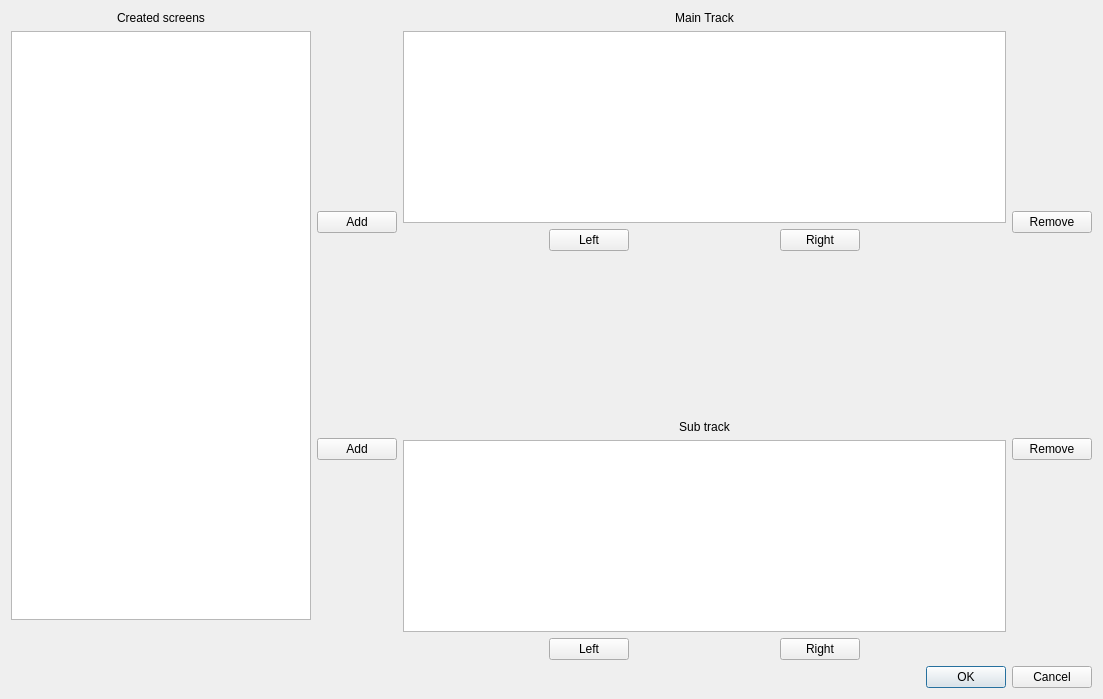
<?xml version="1.0" encoding="UTF-8"?>
<ui version="4.0">
 <class>OrderWindow</class>
 <widget class="QDialog" name="OrderWindow">
  <property name="geometry">
   <rect>
    <x>0</x>
    <y>0</y>
    <width>1103</width>
    <height>699</height>
   </rect>
  </property>
  <property name="windowTitle">
   <string>Order Logitech screens</string>
  </property>
  <property name="windowIcon">
   <iconset resource="../mainwindow.qrc">
    <normaloff>:/MainWindow/Resources/icon.png</normaloff>:/MainWindow/Resources/icon.png</iconset>
  </property>
  <layout class="QVBoxLayout" name="verticalLayout_7">
   <item>
    <layout class="QHBoxLayout" name="horizontalLayout_3">
     <item>
      <layout class="QVBoxLayout" name="verticalLayout">
       <item>
        <widget class="QLabel" name="label">
         <property name="maximumSize">
          <size>
           <width>300</width>
           <height>16777215</height>
          </size>
         </property>
         <property name="text">
          <string>Created screens</string>
         </property>
         <property name="alignment">
          <set>Qt::AlignCenter</set>
         </property>
        </widget>
       </item>
       <item>
        <widget class="QListWidget" name="CreatedScreen_listWidget">
         <property name="maximumSize">
          <size>
           <width>300</width>
           <height>16777215</height>
          </size>
         </property>
         <property name="editTriggers">
          <set>QAbstractItemView::NoEditTriggers</set>
         </property>
         <property name="flow">
          <enum>QListView::TopToBottom</enum>
         </property>
        </widget>
       </item>
       <item>
        <spacer name="verticalSpacer_8">
         <property name="orientation">
          <enum>Qt::Vertical</enum>
         </property>
         <property name="sizeType">
          <enum>QSizePolicy::Fixed</enum>
         </property>
         <property name="sizeHint" stdset="0">
          <size>
           <width>20</width>
           <height>40</height>
          </size>
         </property>
        </spacer>
       </item>
      </layout>
     </item>
     <item>
      <layout class="QVBoxLayout" name="verticalLayout_4">
       <item>
        <spacer name="verticalSpacer">
         <property name="orientation">
          <enum>Qt::Vertical</enum>
         </property>
         <property name="sizeHint" stdset="0">
          <size>
           <width>20</width>
           <height>40</height>
          </size>
         </property>
        </spacer>
       </item>
       <item>
        <widget class="QPushButton" name="AddMain_pushButton">
         <property name="text">
          <string>Add</string>
         </property>
        </widget>
       </item>
       <item>
        <spacer name="verticalSpacer_3">
         <property name="orientation">
          <enum>Qt::Vertical</enum>
         </property>
         <property name="sizeHint" stdset="0">
          <size>
           <width>20</width>
           <height>40</height>
          </size>
         </property>
        </spacer>
       </item>
       <item>
        <widget class="QPushButton" name="AddSub_pushButton">
         <property name="text">
          <string>Add</string>
         </property>
         <property name="checkable">
          <bool>false</bool>
         </property>
        </widget>
       </item>
       <item>
        <spacer name="verticalSpacer_2">
         <property name="orientation">
          <enum>Qt::Vertical</enum>
         </property>
         <property name="sizeHint" stdset="0">
          <size>
           <width>20</width>
           <height>40</height>
          </size>
         </property>
        </spacer>
       </item>
      </layout>
     </item>
     <item>
      <layout class="QVBoxLayout" name="verticalLayout_6">
       <item>
        <layout class="QVBoxLayout" name="verticalLayout_2">
         <item>
          <widget class="QLabel" name="label_2">
           <property name="text">
            <string>Main Track</string>
           </property>
           <property name="alignment">
            <set>Qt::AlignCenter</set>
           </property>
          </widget>
         </item>
         <item>
          <widget class="QListWidget" name="MainTrack_listWidget">
           <property name="editTriggers">
            <set>QAbstractItemView::NoEditTriggers</set>
           </property>
           <property name="flow">
            <enum>QListView::LeftToRight</enum>
           </property>
          </widget>
         </item>
        </layout>
       </item>
       <item>
        <layout class="QHBoxLayout" name="horizontalLayout_2">
         <item>
          <spacer name="horizontalSpacer">
           <property name="orientation">
            <enum>Qt::Horizontal</enum>
           </property>
           <property name="sizeHint" stdset="0">
            <size>
             <width>40</width>
             <height>20</height>
            </size>
           </property>
          </spacer>
         </item>
         <item>
          <widget class="QPushButton" name="LeftMain_pushButton">
           <property name="text">
            <string>Left</string>
           </property>
          </widget>
         </item>
         <item>
          <spacer name="horizontalSpacer_3">
           <property name="orientation">
            <enum>Qt::Horizontal</enum>
           </property>
           <property name="sizeHint" stdset="0">
            <size>
             <width>40</width>
             <height>20</height>
            </size>
           </property>
          </spacer>
         </item>
         <item>
          <widget class="QPushButton" name="RightMain_pushButton">
           <property name="text">
            <string>Right</string>
           </property>
          </widget>
         </item>
         <item>
          <spacer name="horizontalSpacer_2">
           <property name="orientation">
            <enum>Qt::Horizontal</enum>
           </property>
           <property name="sizeHint" stdset="0">
            <size>
             <width>40</width>
             <height>20</height>
            </size>
           </property>
          </spacer>
         </item>
        </layout>
       </item>
       <item>
        <spacer name="verticalSpacer_7">
         <property name="orientation">
          <enum>Qt::Vertical</enum>
         </property>
         <property name="sizeHint" stdset="0">
          <size>
           <width>20</width>
           <height>40</height>
          </size>
         </property>
        </spacer>
       </item>
       <item>
        <layout class="QVBoxLayout" name="verticalLayout_3">
         <item>
          <widget class="QLabel" name="label_3">
           <property name="text">
            <string>Sub track</string>
           </property>
           <property name="alignment">
            <set>Qt::AlignCenter</set>
           </property>
          </widget>
         </item>
         <item>
          <widget class="QListWidget" name="SubTrack_listWidget">
           <property name="editTriggers">
            <set>QAbstractItemView::NoEditTriggers</set>
           </property>
           <property name="showDropIndicator" stdset="0">
            <bool>false</bool>
           </property>
           <property name="flow">
            <enum>QListView::LeftToRight</enum>
           </property>
          </widget>
         </item>
        </layout>
       </item>
       <item>
        <layout class="QHBoxLayout" name="horizontalLayout">
         <item>
          <spacer name="horizontalSpacer_4">
           <property name="orientation">
            <enum>Qt::Horizontal</enum>
           </property>
           <property name="sizeHint" stdset="0">
            <size>
             <width>40</width>
             <height>20</height>
            </size>
           </property>
          </spacer>
         </item>
         <item>
          <widget class="QPushButton" name="LeftSub_pushButton">
           <property name="text">
            <string>Left</string>
           </property>
          </widget>
         </item>
         <item>
          <spacer name="horizontalSpacer_5">
           <property name="orientation">
            <enum>Qt::Horizontal</enum>
           </property>
           <property name="sizeHint" stdset="0">
            <size>
             <width>40</width>
             <height>20</height>
            </size>
           </property>
          </spacer>
         </item>
         <item>
          <widget class="QPushButton" name="RightSub_pushButton">
           <property name="text">
            <string>Right</string>
           </property>
          </widget>
         </item>
         <item>
          <spacer name="horizontalSpacer_6">
           <property name="orientation">
            <enum>Qt::Horizontal</enum>
           </property>
           <property name="sizeHint" stdset="0">
            <size>
             <width>40</width>
             <height>20</height>
            </size>
           </property>
          </spacer>
         </item>
        </layout>
       </item>
      </layout>
     </item>
     <item>
      <layout class="QVBoxLayout" name="verticalLayout_5">
       <item>
        <spacer name="verticalSpacer_5">
         <property name="orientation">
          <enum>Qt::Vertical</enum>
         </property>
         <property name="sizeHint" stdset="0">
          <size>
           <width>20</width>
           <height>40</height>
          </size>
         </property>
        </spacer>
       </item>
       <item>
        <widget class="QPushButton" name="RemoveMain_pushButton">
         <property name="text">
          <string>Remove</string>
         </property>
        </widget>
       </item>
       <item>
        <spacer name="verticalSpacer_4">
         <property name="orientation">
          <enum>Qt::Vertical</enum>
         </property>
         <property name="sizeHint" stdset="0">
          <size>
           <width>20</width>
           <height>40</height>
          </size>
         </property>
        </spacer>
       </item>
       <item>
        <widget class="QPushButton" name="RemoveSub_pushButton">
         <property name="text">
          <string>Remove</string>
         </property>
        </widget>
       </item>
       <item>
        <spacer name="verticalSpacer_6">
         <property name="orientation">
          <enum>Qt::Vertical</enum>
         </property>
         <property name="sizeHint" stdset="0">
          <size>
           <width>20</width>
           <height>40</height>
          </size>
         </property>
        </spacer>
       </item>
      </layout>
     </item>
    </layout>
   </item>
   <item>
    <widget class="QDialogButtonBox" name="buttonBox">
     <property name="orientation">
      <enum>Qt::Horizontal</enum>
     </property>
     <property name="standardButtons">
      <set>QDialogButtonBox::Cancel|QDialogButtonBox::Ok</set>
     </property>
    </widget>
   </item>
  </layout>
 </widget>
 <resources>
  <include location="../mainwindow.qrc"/>
 </resources>
 <connections>
  <connection>
   <sender>buttonBox</sender>
   <signal>accepted()</signal>
   <receiver>OrderWindow</receiver>
   <slot>accept()</slot>
   <hints>
    <hint type="sourcelabel">
     <x>248</x>
     <y>254</y>
    </hint>
    <hint type="destinationlabel">
     <x>157</x>
     <y>274</y>
    </hint>
   </hints>
  </connection>
  <connection>
   <sender>buttonBox</sender>
   <signal>rejected()</signal>
   <receiver>OrderWindow</receiver>
   <slot>reject()</slot>
   <hints>
    <hint type="sourcelabel">
     <x>316</x>
     <y>260</y>
    </hint>
    <hint type="destinationlabel">
     <x>286</x>
     <y>274</y>
    </hint>
   </hints>
  </connection>
 </connections>
</ui>
